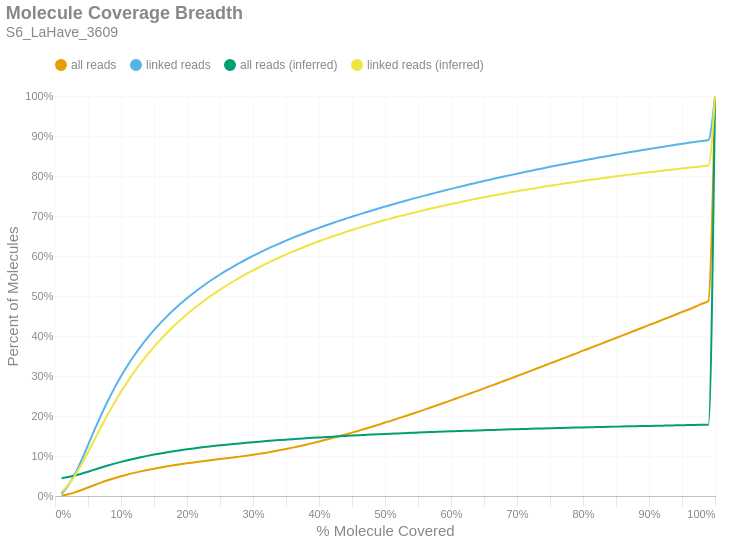

Notebook source saved alongside this figure:
### Markdown cell above
### Molecule Read Coverage
This chart shows molecule coverage breadth as computed by the number of bases aligned to that molecule. In other words, "*how much of each unique long molecule is actually sequenced/aligned?*" Keep in mind there is a distinction between sequences and alignments, since some sequences belonging to a particular molecule may not align well and wouldn't appear in the alignment data. This chart also shows molecule coverage breadth as computed by the *inferred fragment* from which the aligned sequences originate. Unlike read coverage, this calculation takes into account the total insert size, including unsequenced gaps between the forward and reverse reads. Like the previous figures, these are cumulative percents.

### Code cell
if SKIPLR:
    print_html(f"Skipped")
else:
    binned_df = consolidated_hist(valids['coverage_bp'], mask, 0.01, True)
    binned_df_inf = consolidated_hist(valids['coverage_inserts'], mask, 0.01, True)
    binned_df = binned_df.with_columns(pl.lit(binned_df_inf['all reads (cumsum)']).alias('all reads (inferred)'))
    binned_df = binned_df.with_columns(pl.lit(binned_df_inf['linked reads (cumsum)']).alias('linked reads (inferred)'))
    binned_df = binned_df.with_columns(
        (pl.col('bin').cast(pl.Float64) + 0.01).alias('right_edge')
    )

    with SafeRender(binned_df):
        (
            density_plot(binned_df, 'Molecule Coverage Breadth', samplename, 'molcov', ['all reads (inferred)','linked reads (inferred)'])
            .encode(
                #x=alt.X('bin:Q', title="% Molecule Covered").axis(format = '%').scale(padding=0),
                x=alt.X('right_edge:Q', title="% Molecule Covered").axis(format='%').scale(padding=0),
                y=alt.Y('value:Q', title='Percent of Molecules')
                    .axis(format='%')
                    .stack(False)
                    .scale(domainMin=0, padding=0),
                color=alt.Color("key:N").scale(domain = ["all reads", "linked reads", "all reads (inferred)", "linked reads (inferred)"]),
                tooltip = [
                    alt.Tooltip("key:N", title = "Data Type"),
                    alt.Tooltip("range_label:N", title="% Molecule Covered"),
                    alt.Tooltip("value:Q", format = ".2%", title="% Molecules")
                ]
            )
        ).display()

### Figure 1 — Vega-Lite specification as saved in the notebook (floating-point values rounded to 4 significant figures)
{"width": "container", "height": 400, "config": {"title": {"anchor": "start", "dy": -15, "fontSize": 18, "color": "#888888", "subtitleColor": "#888888", "subtitleFontSize": 14}, "arc": {"fill": "#0072B2"}, "axis": {"domainColor": "#888888", "domainWidth": 0.5, "gridWidth": 0.2, "grid": false, "titleFontWeight": 400, "titleFontSize": 15, "labelFontSize": 11, "labelColor": "#888888", "tickColor": "#888888", "tickWidth": 0.2, "titleColor": "#888888"}, "axisBand": {"grid": false}, "axisX": {"grid": true, "tickSize": 10, "domainCap": "round"}, "axisY": {"domain": false, "grid": true, "tickSize": 0, "domainCap": "round"}, "background": "transparent", "header": {"labelFontSize": 15, "labelColor": "#888888", "titleFontSize": 15, "titleFontWeight": 600, "titleColor": "#888888"}, "legend": {"labelFont": "sans-serif", "labelFontSize": 12, "labelColor": "#888888", "symbolSize": 100, "symbolType": "circle", "titleFontSize": 12, "titlePadding": 10, "titleColor": "#888888", "title": null, "orient": "top"}, "range": {"category": ["#E69F00", "#56B4E9", "#009E73", "#F0E442", "#0072B2", "#D55E00", "#CC79A7", "#000000"], "diverging": ["#cfe8f3", "#a2d4ec", "#73bfe2", "#46abdb", "#1696d2", "#12719e"]}, "area": {"fill": "#0072B2", "fillOpacity": 0.7, "line": true, "strokeOpacity": 0.7}, "line": {"color": "#0072B2", "stroke": "#0072B2", "strokeWidth": 2}, "trail": {"color": "#0072B2", "stroke": "#0072B2", "strokeWidth": 0, "size": 1}, "point": {"filled": true, "fillOpacity": 1.0, "size": 95}, "text": {"color": "#888888", "fontSize": 11, "align": "right", "fontWeight": 400, "size": 11}, "bar": {"fill": "#0072B2", "stroke": null}, "view": {"stroke": null, "continuousWidth": 660, "continuousHeight": 400}}, "data": {"name": "data-8e768c4b3d9dc9a2e705dcb9fd2037c4"}, "mark": {"type": "line", "interpolate": "monotone", "point": {"opacity": 0, "size": 275}}, "encoding": {"color": {"field": "key", "scale": {"domain": ["all reads", "linked reads", "all reads (inferred)", "linked reads (inferred)"]}, "type": "nominal"}, "tooltip": [{"field": "key", "title": "Data Type", "type": "nominal"}, {"field": "range_label", "title": "% Molecule Covered", "type": "nominal"}, {"field": "value", "format": ".2%", "title": "% Molecules", "type": "quantitative"}], "x": {"axis": {"format": "%"}, "field": "right_edge", "scale": {"padding": 0}, "title": "% Molecule Covered", "type": "quantitative"}, "y": {"axis": {"format": "%"}, "field": "value", "scale": {"domainMin": 0, "padding": 0}, "stack": false, "title": "Percent of Molecules", "type": "quantitative"}}, "params": [{"name": "param_c36ac31b6afebe62", "select": {"type": "point", "fields": ["key"]}, "bind": "legend"}], "title": {"text": "Molecule Coverage Breadth", "subtitle": "S6_LaHave_3609"}, "transform": [{"fold": ["all reads (cumsum)", "linked reads (cumsum)", "all reads (inferred)", "linked reads (inferred)"]}, {"calculate": "replace(datum.key, ' (cumsum)', '')", "as": "key"}, {"filter": {"param": "param_c36ac31b6afebe62"}}], "usermeta": {"embedOptions": {"downloadFileName": "S6_LaHave_3609.molcov"}}, "$schema": "https://vega.github.io/schema/vega-lite/v6.1.0.json", "datasets": {"data-8e768c4b3d9dc9a2e705dcb9fd2037c4": [{"bin": "0.0", "interval": "0.0-0.01", "all reads": 0.000996, "linked reads": 0.005233, "all reads (cumsum)": 0.000996, "linked reads (cumsum)": 0.005233, "range_label": "0.0-0.01", "all reads (inferred)": 0.04428, "linked reads (inferred)": 0.009863, "right_edge": 0.01}, {"bin": "0.01", "interval": "0.01-0.02", "all reads": 0.003617, "linked reads": 0.02147, "all reads (cumsum)": 0.004612, "linked reads (cumsum)": 0.0267, "range_label": "0.01-0.02", "all reads (inferred)": 0.04735, "linked reads (inferred)": 0.0279, "right_edge": 0.02}, {"bin": "0.02", "interval": "0.02-0.03", "all reads": 0.004531, "linked reads": 0.02723, "all reads (cumsum)": 0.009144, "linked reads (cumsum)": 0.05393, "range_label": "0.02-0.03", "all reads (inferred)": 0.05116, "linked reads (inferred)": 0.05079, "right_edge": 0.03}, {"bin": "0.03", "interval": "0.03-0.04", "all reads": 0.005734, "linked reads": 0.03466, "all reads (cumsum)": 0.01488, "linked reads (cumsum)": 0.0886, "range_label": "0.03-0.04", "all reads (inferred)": 0.05573, "linked reads (inferred)": 0.07848, "right_edge": 0.04}, {"bin": "0.04", "interval": "0.04-0.05", "all reads": 0.006275, "linked reads": 0.0383, "all reads (cumsum)": 0.02115, "linked reads (cumsum)": 0.1269, "range_label": "0.04-0.05", "all reads (inferred)": 0.06078, "linked reads (inferred)": 0.1093, "right_edge": 0.05}, {"bin": "0.05", "interval": "0.05-0.06", "all reads": 0.006358, "linked reads": 0.0389, "all reads (cumsum)": 0.02751, "linked reads (cumsum)": 0.1658, "range_label": "0.05-0.06", "all reads (inferred)": 0.066, "linked reads (inferred)": 0.1413, "right_edge": 0.06}, {"bin": "0.06", "interval": "0.06-0.07", "all reads": 0.006065, "linked reads": 0.03716, "all reads (cumsum)": 0.03358, "linked reads (cumsum)": 0.203, "range_label": "0.06-0.07", "all reads (inferred)": 0.0712, "linked reads (inferred)": 0.1733, "right_edge": 0.07}, {"bin": "0.07", "interval": "0.07-0.08", "all reads": 0.005664, "linked reads": 0.03471, "all reads (cumsum)": 0.03924, "linked reads (cumsum)": 0.2377, "range_label": "0.07-0.08", "all reads (inferred)": 0.07615, "linked reads (inferred)": 0.2038, "right_edge": 0.08}, {"bin": "0.08", "interval": "0.08-0.09", "all reads": 0.005223, "linked reads": 0.032, "all reads (cumsum)": 0.04446, "linked reads (cumsum)": 0.2697, "range_label": "0.08-0.09", "all reads (inferred)": 0.08089, "linked reads (inferred)": 0.2331, "right_edge": 0.09}, {"bin": "0.09", "interval": "0.09-0.1", "all reads": 0.004829, "linked reads": 0.02951, "all reads (cumsum)": 0.04929, "linked reads (cumsum)": 0.2992, "range_label": "0.09-0.1", "all reads (inferred)": 0.08531, "linked reads (inferred)": 0.2604, "right_edge": 0.1}, {"bin": "0.1", "interval": "0.1-0.11", "all reads": 0.004433, "linked reads": 0.02704, "all reads (cumsum)": 0.05372, "linked reads (cumsum)": 0.3262, "range_label": "0.1-0.11", "all reads (inferred)": 0.08946, "linked reads (inferred)": 0.2861, "right_edge": 0.11}, {"bin": "0.11", "interval": "0.11-0.12", "all reads": 0.004094, "linked reads": 0.02497, "all reads (cumsum)": 0.05782, "linked reads (cumsum)": 0.3512, "range_label": "0.11-0.12", "all reads (inferred)": 0.09332, "linked reads (inferred)": 0.3099, "right_edge": 0.12}, {"bin": "0.12", "interval": "0.12-0.13", "all reads": 0.003775, "linked reads": 0.02299, "all reads (cumsum)": 0.06159, "linked reads (cumsum)": 0.3742, "range_label": "0.12-0.13", "all reads (inferred)": 0.09696, "linked reads (inferred)": 0.3325, "right_edge": 0.13}, {"bin": "0.13", "interval": "0.13-0.14", "all reads": 0.003473, "linked reads": 0.02111, "all reads (cumsum)": 0.06507, "linked reads (cumsum)": 0.3953, "range_label": "0.13-0.14", "all reads (inferred)": 0.1003, "linked reads (inferred)": 0.3534, "right_edge": 0.14}, {"bin": "0.14", "interval": "0.14-0.15", "all reads": 0.003209, "linked reads": 0.01944, "all reads (cumsum)": 0.06828, "linked reads (cumsum)": 0.4147, "range_label": "0.14-0.15", "all reads (inferred)": 0.1035, "linked reads (inferred)": 0.3729, "right_edge": 0.15}, {"bin": "0.15", "interval": "0.15-0.16", "all reads": 0.003009, "linked reads": 0.01815, "all reads (cumsum)": 0.07129, "linked reads (cumsum)": 0.4329, "range_label": "0.15-0.16", "all reads (inferred)": 0.1065, "linked reads (inferred)": 0.3915, "right_edge": 0.16}, {"bin": "0.16", "interval": "0.16-0.17", "all reads": 0.002826, "linked reads": 0.01691, "all reads (cumsum)": 0.07411, "linked reads (cumsum)": 0.4498, "range_label": "0.16-0.17", "all reads (inferred)": 0.1093, "linked reads (inferred)": 0.4087, "right_edge": 0.17}, {"bin": "0.17", "interval": "0.17-0.18", "all reads": 0.002665, "linked reads": 0.01579, "all reads (cumsum)": 0.07678, "linked reads (cumsum)": 0.4655, "range_label": "0.17-0.18", "all reads (inferred)": 0.1119, "linked reads (inferred)": 0.425, "right_edge": 0.18}, {"bin": "0.18", "interval": "0.18-0.19", "all reads": 0.002516, "linked reads": 0.0148, "all reads (cumsum)": 0.07929, "linked reads (cumsum)": 0.4804, "range_label": "0.18-0.19", "all reads (inferred)": 0.1144, "linked reads (inferred)": 0.4401, "right_edge": 0.19}, {"bin": "0.19", "interval": "0.19-0.2", "all reads": 0.002421, "linked reads": 0.01403, "all reads (cumsum)": 0.08171, "linked reads (cumsum)": 0.4944, "range_label": "0.19-0.2", "all reads (inferred)": 0.1167, "linked reads (inferred)": 0.4545, "right_edge": 0.2}, {"bin": "0.2", "interval": "0.2-0.21", "all reads": 0.002309, "linked reads": 0.01323, "all reads (cumsum)": 0.08402, "linked reads (cumsum)": 0.5076, "range_label": "0.2-0.21", "all reads (inferred)": 0.1189, "linked reads (inferred)": 0.4679, "right_edge": 0.21}, {"bin": "0.21", "interval": "0.21-0.22", "all reads": 0.002228, "linked reads": 0.0125, "all reads (cumsum)": 0.08625, "linked reads (cumsum)": 0.5201, "range_label": "0.21-0.22", "all reads (inferred)": 0.121, "linked reads (inferred)": 0.4808, "right_edge": 0.22}, {"bin": "0.22", "interval": "0.22-0.23", "all reads": 0.002149, "linked reads": 0.01185, "all reads (cumsum)": 0.0884, "linked reads (cumsum)": 0.532, "range_label": "0.22-0.23", "all reads (inferred)": 0.123, "linked reads (inferred)": 0.493, "right_edge": 0.23}, {"bin": "0.23", "interval": "0.23-0.24", "all reads": 0.002057, "linked reads": 0.01114, "all reads (cumsum)": 0.09046, "linked reads (cumsum)": 0.5431, "range_label": "0.23-0.24", "all reads (inferred)": 0.1249, "linked reads (inferred)": 0.5046, "right_edge": 0.24}, {"bin": "0.24", "interval": "0.24-0.25", "all reads": 0.002024, "linked reads": 0.0107, "all reads (cumsum)": 0.09248, "linked reads (cumsum)": 0.5538, "range_label": "0.24-0.25", "all reads (inferred)": 0.1267, "linked reads (inferred)": 0.5158, "right_edge": 0.25}, {"bin": "0.25", "interval": "0.25-0.26", "all reads": 0.001952, "linked reads": 0.01009, "all reads (cumsum)": 0.09443, "linked reads (cumsum)": 0.5639, "range_label": "0.25-0.26", "all reads (inferred)": 0.1284, "linked reads (inferred)": 0.5263, "right_edge": 0.26}, {"bin": "0.26", "interval": "0.26-0.27", "all reads": 0.001977, "linked reads": 0.009822, "all reads (cumsum)": 0.09641, "linked reads (cumsum)": 0.5737, "range_label": "0.26-0.27", "all reads (inferred)": 0.13, "linked reads (inferred)": 0.5362, "right_edge": 0.27}, {"bin": "0.27", "interval": "0.27-0.28", "all reads": 0.002022, "linked reads": 0.009337, "all reads (cumsum)": 0.09843, "linked reads (cumsum)": 0.5831, "range_label": "0.27-0.28", "all reads (inferred)": 0.1315, "linked reads (inferred)": 0.5458, "right_edge": 0.28}, {"bin": "0.28", "interval": "0.28-0.29", "all reads": 0.00217, "linked reads": 0.008831, "all reads (cumsum)": 0.1006, "linked reads (cumsum)": 0.5919, "range_label": "0.28-0.29", "all reads (inferred)": 0.133, "linked reads (inferred)": 0.555, "right_edge": 0.29}, {"bin": "0.29", "interval": "0.29-0.3", "all reads": 0.002366, "linked reads": 0.008493, "all reads (cumsum)": 0.103, "linked reads (cumsum)": 0.6004, "range_label": "0.29-0.3", "all reads (inferred)": 0.1345, "linked reads (inferred)": 0.564, "right_edge": 0.3}, {"bin": "0.3", "interval": "0.3-0.31", "all reads": 0.002529, "linked reads": 0.008147, "all reads (cumsum)": 0.1055, "linked reads (cumsum)": 0.6085, "range_label": "0.3-0.31", "all reads (inferred)": 0.1359, "linked reads (inferred)": 0.5725, "right_edge": 0.31}, {"bin": "0.31", "interval": "0.31-0.32", "all reads": 0.002715, "linked reads": 0.007831, "all reads (cumsum)": 0.1082, "linked reads (cumsum)": 0.6164, "range_label": "0.31-0.32", "all reads (inferred)": 0.1372, "linked reads (inferred)": 0.5807, "right_edge": 0.32}, {"bin": "0.32", "interval": "0.32-0.33", "all reads": 0.00292, "linked reads": 0.00759, "all reads (cumsum)": 0.1111, "linked reads (cumsum)": 0.6239, "range_label": "0.32-0.33", "all reads (inferred)": 0.1385, "linked reads (inferred)": 0.5886, "right_edge": 0.33}, {"bin": "0.33", "interval": "0.33-0.34", "all reads": 0.003072, "linked reads": 0.007196, "all reads (cumsum)": 0.1142, "linked reads (cumsum)": 0.6311, "range_label": "0.33-0.34", "all reads (inferred)": 0.1397, "linked reads (inferred)": 0.5962, "right_edge": 0.34}, {"bin": "0.34", "interval": "0.34-0.35", "all reads": 0.003263, "linked reads": 0.007158, "all reads (cumsum)": 0.1175, "linked reads (cumsum)": 0.6383, "range_label": "0.34-0.35", "all reads (inferred)": 0.1409, "linked reads (inferred)": 0.6036, "right_edge": 0.35}, {"bin": "0.35", "interval": "0.35-0.36", "all reads": 0.003451, "linked reads": 0.006893, "all reads (cumsum)": 0.1209, "linked reads (cumsum)": 0.6452, "range_label": "0.35-0.36", "all reads (inferred)": 0.1421, "linked reads (inferred)": 0.6108, "right_edge": 0.36}, {"bin": "0.36", "interval": "0.36-0.37", "all reads": 0.003582, "linked reads": 0.006574, "all reads (cumsum)": 0.1245, "linked reads (cumsum)": 0.6518, "range_label": "0.36-0.37", "all reads (inferred)": 0.1432, "linked reads (inferred)": 0.6176, "right_edge": 0.37}, {"bin": "0.37", "interval": "0.37-0.38", "all reads": 0.003771, "linked reads": 0.006382, "all reads (cumsum)": 0.1283, "linked reads (cumsum)": 0.6581, "range_label": "0.37-0.38", "all reads (inferred)": 0.1443, "linked reads (inferred)": 0.6243, "right_edge": 0.38}, {"bin": "0.38", "interval": "0.38-0.39", "all reads": 0.00388, "linked reads": 0.006247, "all reads (cumsum)": 0.1322, "linked reads (cumsum)": 0.6644, "range_label": "0.38-0.39", "all reads (inferred)": 0.1453, "linked reads (inferred)": 0.6307, "right_edge": 0.39}, {"bin": "0.39", "interval": "0.39-0.4", "all reads": 0.004107, "linked reads": 0.006061, "all reads (cumsum)": 0.1363, "linked reads (cumsum)": 0.6705, "range_label": "0.39-0.4", "all reads (inferred)": 0.1464, "linked reads (inferred)": 0.6369, "right_edge": 0.4}, {"bin": "0.4", "interval": "0.4-0.41", "all reads": 0.004133, "linked reads": 0.005774, "all reads (cumsum)": 0.1404, "linked reads (cumsum)": 0.6762, "range_label": "0.4-0.41", "all reads (inferred)": 0.1473, "linked reads (inferred)": 0.6428, "right_edge": 0.41}, {"bin": "0.41", "interval": "0.41-0.42", "all reads": 0.004308, "linked reads": 0.005707, "all reads (cumsum)": 0.1447, "linked reads (cumsum)": 0.6819, "range_label": "0.41-0.42", "all reads (inferred)": 0.1483, "linked reads (inferred)": 0.6487, "right_edge": 0.42}, {"bin": "0.42", "interval": "0.42-0.43", "all reads": 0.004458, "linked reads": 0.005599, "all reads (cumsum)": 0.1492, "linked reads (cumsum)": 0.6875, "range_label": "0.42-0.43", "all reads (inferred)": 0.1492, "linked reads (inferred)": 0.6543, "right_edge": 0.43}, {"bin": "0.43", "interval": "0.43-0.44", "all reads": 0.004561, "linked reads": 0.005553, "all reads (cumsum)": 0.1537, "linked reads (cumsum)": 0.6931, "range_label": "0.43-0.44", "all reads (inferred)": 0.1501, "linked reads (inferred)": 0.6597, "right_edge": 0.44}, {"bin": "0.44", "interval": "0.44-0.45", "all reads": 0.004669, "linked reads": 0.005216, "all reads (cumsum)": 0.1584, "linked reads (cumsum)": 0.6983, "range_label": "0.44-0.45", "all reads (inferred)": 0.151, "linked reads (inferred)": 0.6651, "right_edge": 0.45}, {"bin": "0.45", "interval": "0.45-0.46", "all reads": 0.004802, "linked reads": 0.005204, "all reads (cumsum)": 0.1632, "linked reads (cumsum)": 0.7035, "range_label": "0.45-0.46", "all reads (inferred)": 0.1518, "linked reads (inferred)": 0.6704, "right_edge": 0.46}, {"bin": "0.46", "interval": "0.46-0.47", "all reads": 0.004854, "linked reads": 0.005097, "all reads (cumsum)": 0.168, "linked reads (cumsum)": 0.7086, "range_label": "0.46-0.47", "all reads (inferred)": 0.1527, "linked reads (inferred)": 0.6753, "right_edge": 0.47}, {"bin": "0.47", "interval": "0.47-0.48", "all reads": 0.005024, "linked reads": 0.005083, "all reads (cumsum)": 0.1731, "linked reads (cumsum)": 0.7137, "range_label": "0.47-0.48", "all reads (inferred)": 0.1535, "linked reads (inferred)": 0.6802, "right_edge": 0.48}, {"bin": "0.48", "interval": "0.48-0.49", "all reads": 0.004928, "linked reads": 0.004933, "all reads (cumsum)": 0.178, "linked reads (cumsum)": 0.7186, "range_label": "0.48-0.49", "all reads (inferred)": 0.1543, "linked reads (inferred)": 0.6851, "right_edge": 0.49}, {"bin": "0.49", "interval": "0.49-0.5", "all reads": 0.005565, "linked reads": 0.005073, "all reads (cumsum)": 0.1836, "linked reads (cumsum)": 0.7237, "range_label": "0.49-0.5", "all reads (inferred)": 0.1551, "linked reads (inferred)": 0.6899, "right_edge": 0.5}, {"bin": "0.5", "interval": "0.5-0.51", "all reads": 0.004865, "linked reads": 0.00459, "all reads (cumsum)": 0.1884, "linked reads (cumsum)": 0.7283, "range_label": "0.5-0.51", "all reads (inferred)": 0.1558, "linked reads (inferred)": 0.6942, "right_edge": 0.51}, {"bin": "0.51", "interval": "0.51-0.52", "all reads": 0.00552, "linked reads": 0.004716, "all reads (cumsum)": 0.1939, "linked reads (cumsum)": 0.733, "range_label": "0.51-0.52", "all reads (inferred)": 0.1565, "linked reads (inferred)": 0.6986, "right_edge": 0.52}, {"bin": "0.52", "interval": "0.52-0.53", "all reads": 0.005367, "linked reads": 0.004631, "all reads (cumsum)": 0.1993, "linked reads (cumsum)": 0.7376, "range_label": "0.52-0.53", "all reads (inferred)": 0.1572, "linked reads (inferred)": 0.7027, "right_edge": 0.53}, {"bin": "0.53", "interval": "0.53-0.54", "all reads": 0.005555, "linked reads": 0.004547, "all reads (cumsum)": 0.2049, "linked reads (cumsum)": 0.7422, "range_label": "0.53-0.54", "all reads (inferred)": 0.1579, "linked reads (inferred)": 0.7069, "right_edge": 0.54}, {"bin": "0.54", "interval": "0.54-0.55", "all reads": 0.005515, "linked reads": 0.004435, "all reads (cumsum)": 0.2104, "linked reads (cumsum)": 0.7466, "range_label": "0.54-0.55", "all reads (inferred)": 0.1585, "linked reads (inferred)": 0.7109, "right_edge": 0.55}, {"bin": "0.55", "interval": "0.55-0.56", "all reads": 0.005689, "linked reads": 0.004348, "all reads (cumsum)": 0.2161, "linked reads (cumsum)": 0.751, "range_label": "0.55-0.56", "all reads (inferred)": 0.1592, "linked reads (inferred)": 0.7149, "right_edge": 0.56}, {"bin": "0.56", "interval": "0.56-0.57", "all reads": 0.005687, "linked reads": 0.004266, "all reads (cumsum)": 0.2218, "linked reads (cumsum)": 0.7552, "range_label": "0.56-0.57", "all reads (inferred)": 0.1598, "linked reads (inferred)": 0.7188, "right_edge": 0.57}, {"bin": "0.57", "interval": "0.57-0.58", "all reads": 0.005648, "linked reads": 0.004214, "all reads (cumsum)": 0.2274, "linked reads (cumsum)": 0.7594, "range_label": "0.57-0.58", "all reads (inferred)": 0.1605, "linked reads (inferred)": 0.7227, "right_edge": 0.58}, {"bin": "0.58", "interval": "0.58-0.59", "all reads": 0.005794, "linked reads": 0.004203, "all reads (cumsum)": 0.2332, "linked reads (cumsum)": 0.7636, "range_label": "0.58-0.59", "all reads (inferred)": 0.1611, "linked reads (inferred)": 0.7263, "right_edge": 0.59}, {"bin": "0.59", "interval": "0.59-0.6", "all reads": 0.005962, "linked reads": 0.00411, "all reads (cumsum)": 0.2392, "linked reads (cumsum)": 0.7678, "range_label": "0.59-0.6", "all reads (inferred)": 0.1617, "linked reads (inferred)": 0.7299, "right_edge": 0.6}, {"bin": "0.6", "interval": "0.6-0.61", "all reads": 0.005707, "linked reads": 0.004007, "all reads (cumsum)": 0.2449, "linked reads (cumsum)": 0.7718, "range_label": "0.6-0.61", "all reads (inferred)": 0.1623, "linked reads (inferred)": 0.7334, "right_edge": 0.61}, {"bin": "0.61", "interval": "0.61-0.62", "all reads": 0.006063, "linked reads": 0.003981, "all reads (cumsum)": 0.2509, "linked reads (cumsum)": 0.7757, "range_label": "0.61-0.62", "all reads (inferred)": 0.1629, "linked reads (inferred)": 0.7369, "right_edge": 0.62}, {"bin": "0.62", "interval": "0.62-0.63", "all reads": 0.00594, "linked reads": 0.004019, "all reads (cumsum)": 0.2569, "linked reads (cumsum)": 0.7798, "range_label": "0.62-0.63", "all reads (inferred)": 0.1634, "linked reads (inferred)": 0.7403, "right_edge": 0.63}, {"bin": "0.63", "interval": "0.63-0.64", "all reads": 0.006044, "linked reads": 0.00381, "all reads (cumsum)": 0.2629, "linked reads (cumsum)": 0.7836, "range_label": "0.63-0.64", "all reads (inferred)": 0.164, "linked reads (inferred)": 0.7436, "right_edge": 0.64}, {"bin": "0.64", "interval": "0.64-0.65", "all reads": 0.005995, "linked reads": 0.003874, "all reads (cumsum)": 0.2689, "linked reads (cumsum)": 0.7874, "range_label": "0.64-0.65", "all reads (inferred)": 0.1645, "linked reads (inferred)": 0.7469, "right_edge": 0.65}, {"bin": "0.65", "interval": "0.65-0.66", "all reads": 0.006347, "linked reads": 0.003826, "all reads (cumsum)": 0.2753, "linked reads (cumsum)": 0.7913, "range_label": "0.65-0.66", "all reads (inferred)": 0.165, "linked reads (inferred)": 0.75, "right_edge": 0.66}, {"bin": "0.66", "interval": "0.66-0.67", "all reads": 0.006018, "linked reads": 0.003692, "all reads (cumsum)": 0.2813, "linked reads (cumsum)": 0.795, "range_label": "0.66-0.67", "all reads (inferred)": 0.1656, "linked reads (inferred)": 0.7531, "right_edge": 0.67}, {"bin": "0.67", "interval": "0.67-0.68", "all reads": 0.006191, "linked reads": 0.003657, "all reads (cumsum)": 0.2875, "linked reads (cumsum)": 0.7986, "range_label": "0.67-0.68", "all reads (inferred)": 0.1661, "linked reads (inferred)": 0.7561, "right_edge": 0.68}, {"bin": "0.68", "interval": "0.68-0.69", "all reads": 0.006084, "linked reads": 0.003607, "all reads (cumsum)": 0.2936, "linked reads (cumsum)": 0.8022, "range_label": "0.68-0.69", "all reads (inferred)": 0.1666, "linked reads (inferred)": 0.7591, "right_edge": 0.69}, {"bin": "0.69", "interval": "0.69-0.7", "all reads": 0.006322, "linked reads": 0.003541, "all reads (cumsum)": 0.2999, "linked reads (cumsum)": 0.8058, "range_label": "0.69-0.7", "all reads (inferred)": 0.1671, "linked reads (inferred)": 0.762, "right_edge": 0.7}, {"bin": "0.7", "interval": "0.7-0.71", "all reads": 0.006186, "linked reads": 0.003478, "all reads (cumsum)": 0.3061, "linked reads (cumsum)": 0.8092, "range_label": "0.7-0.71", "all reads (inferred)": 0.1675, "linked reads (inferred)": 0.7648, "right_edge": 0.71}, {"bin": "0.71", "interval": "0.71-0.72", "all reads": 0.006235, "linked reads": 0.003477, "all reads (cumsum)": 0.3123, "linked reads (cumsum)": 0.8127, "range_label": "0.71-0.72", "all reads (inferred)": 0.168, "linked reads (inferred)": 0.7676, "right_edge": 0.72}, {"bin": "0.72", "interval": "0.72-0.73", "all reads": 0.006364, "linked reads": 0.003471, "all reads (cumsum)": 0.3187, "linked reads (cumsum)": 0.8162, "range_label": "0.72-0.73", "all reads (inferred)": 0.1685, "linked reads (inferred)": 0.7703, "right_edge": 0.73}, {"bin": "0.73", "interval": "0.73-0.74", "all reads": 0.006183, "linked reads": 0.003381, "all reads (cumsum)": 0.3248, "linked reads (cumsum)": 0.8196, "range_label": "0.73-0.74", "all reads (inferred)": 0.1689, "linked reads (inferred)": 0.773, "right_edge": 0.74}, {"bin": "0.74", "interval": "0.74-0.75", "all reads": 0.006609, "linked reads": 0.003388, "all reads (cumsum)": 0.3315, "linked reads (cumsum)": 0.823, "range_label": "0.74-0.75", "all reads (inferred)": 0.1694, "linked reads (inferred)": 0.7757, "right_edge": 0.75}, {"bin": "0.75", "interval": "0.75-0.76", "all reads": 0.006177, "linked reads": 0.003178, "all reads (cumsum)": 0.3376, "linked reads (cumsum)": 0.8261, "range_label": "0.75-0.76", "all reads (inferred)": 0.1698, "linked reads (inferred)": 0.7782, "right_edge": 0.76}, {"bin": "0.76", "interval": "0.76-0.77", "all reads": 0.006321, "linked reads": 0.003205, "all reads (cumsum)": 0.3439, "linked reads (cumsum)": 0.8293, "range_label": "0.76-0.77", "all reads (inferred)": 0.1702, "linked reads (inferred)": 0.7808, "right_edge": 0.77}, {"bin": "0.77", "interval": "0.77-0.78", "all reads": 0.006334, "linked reads": 0.003244, "all reads (cumsum)": 0.3503, "linked reads (cumsum)": 0.8326, "range_label": "0.77-0.78", "all reads (inferred)": 0.1707, "linked reads (inferred)": 0.7833, "right_edge": 0.78}, {"bin": "0.78", "interval": "0.78-0.79", "all reads": 0.006393, "linked reads": 0.003126, "all reads (cumsum)": 0.3567, "linked reads (cumsum)": 0.8357, "range_label": "0.78-0.79", "all reads (inferred)": 0.1711, "linked reads (inferred)": 0.7857, "right_edge": 0.79}, {"bin": "0.79", "interval": "0.79-0.8", "all reads": 0.006706, "linked reads": 0.003201, "all reads (cumsum)": 0.3634, "linked reads (cumsum)": 0.8389, "range_label": "0.79-0.8", "all reads (inferred)": 0.1715, "linked reads (inferred)": 0.7881, "right_edge": 0.8}, {"bin": "0.8", "interval": "0.8-0.81", "all reads": 0.006137, "linked reads": 0.00294, "all reads (cumsum)": 0.3695, "linked reads (cumsum)": 0.8419, "range_label": "0.8-0.81", "all reads (inferred)": 0.1719, "linked reads (inferred)": 0.7904, "right_edge": 0.81}, {"bin": "0.81", "interval": "0.81-0.82", "all reads": 0.006299, "linked reads": 0.003018, "all reads (cumsum)": 0.3758, "linked reads (cumsum)": 0.8449, "range_label": "0.81-0.82", "all reads (inferred)": 0.1723, "linked reads (inferred)": 0.7927, "right_edge": 0.82}, {"bin": "0.82", "interval": "0.82-0.83", "all reads": 0.006438, "linked reads": 0.002935, "all reads (cumsum)": 0.3823, "linked reads (cumsum)": 0.8478, "range_label": "0.82-0.83", "all reads (inferred)": 0.1727, "linked reads (inferred)": 0.7949, "right_edge": 0.83}, {"bin": "0.83", "interval": "0.83-0.84", "all reads": 0.006408, "linked reads": 0.002948, "all reads (cumsum)": 0.3887, "linked reads (cumsum)": 0.8508, "range_label": "0.83-0.84", "all reads (inferred)": 0.1731, "linked reads (inferred)": 0.7971, "right_edge": 0.84}, {"bin": "0.84", "interval": "0.84-0.85", "all reads": 0.006331, "linked reads": 0.002894, "all reads (cumsum)": 0.395, "linked reads (cumsum)": 0.8537, "range_label": "0.84-0.85", "all reads (inferred)": 0.1734, "linked reads (inferred)": 0.7993, "right_edge": 0.85}, {"bin": "0.85", "interval": "0.85-0.86", "all reads": 0.006463, "linked reads": 0.00291, "all reads (cumsum)": 0.4015, "linked reads (cumsum)": 0.8566, "range_label": "0.85-0.86", "all reads (inferred)": 0.1738, "linked reads (inferred)": 0.8014, "right_edge": 0.86}, {"bin": "0.86", "interval": "0.86-0.87", "all reads": 0.006361, "linked reads": 0.002752, "all reads (cumsum)": 0.4078, "linked reads (cumsum)": 0.8593, "range_label": "0.86-0.87", "all reads (inferred)": 0.1742, "linked reads (inferred)": 0.8034, "right_edge": 0.87}, {"bin": "0.87", "interval": "0.87-0.88", "all reads": 0.006515, "linked reads": 0.002787, "all reads (cumsum)": 0.4143, "linked reads (cumsum)": 0.8621, "range_label": "0.87-0.88", "all reads (inferred)": 0.1745, "linked reads (inferred)": 0.8055, "right_edge": 0.88}, {"bin": "0.88", "interval": "0.88-0.89", "all reads": 0.006391, "linked reads": 0.002685, "all reads (cumsum)": 0.4207, "linked reads (cumsum)": 0.8648, "range_label": "0.88-0.89", "all reads (inferred)": 0.1749, "linked reads (inferred)": 0.8075, "right_edge": 0.89}, {"bin": "0.89", "interval": "0.89-0.9", "all reads": 0.006557, "linked reads": 0.002693, "all reads (cumsum)": 0.4273, "linked reads (cumsum)": 0.8675, "range_label": "0.89-0.9", "all reads (inferred)": 0.1752, "linked reads (inferred)": 0.8095, "right_edge": 0.9}, {"bin": "0.9", "interval": "0.9-0.91", "all reads": 0.006143, "linked reads": 0.002632, "all reads (cumsum)": 0.4334, "linked reads (cumsum)": 0.8701, "range_label": "0.9-0.91", "all reads (inferred)": 0.1756, "linked reads (inferred)": 0.8114, "right_edge": 0.91}, {"bin": "0.91", "interval": "0.91-0.92", "all reads": 0.00701, "linked reads": 0.002652, "all reads (cumsum)": 0.4404, "linked reads (cumsum)": 0.8728, "range_label": "0.91-0.92", "all reads (inferred)": 0.1759, "linked reads (inferred)": 0.8133, "right_edge": 0.92}, {"bin": "0.92", "interval": "0.92-0.93", "all reads": 0.006055, "linked reads": 0.00256, "all reads (cumsum)": 0.4465, "linked reads (cumsum)": 0.8753, "range_label": "0.92-0.93", "all reads (inferred)": 0.1762, "linked reads (inferred)": 0.8152, "right_edge": 0.93}, {"bin": "0.93", "interval": "0.93-0.94", "all reads": 0.006577, "linked reads": 0.002572, "all reads (cumsum)": 0.4531, "linked reads (cumsum)": 0.8779, "range_label": "0.93-0.94", "all reads (inferred)": 0.1766, "linked reads (inferred)": 0.8171, "right_edge": 0.94}, {"bin": "0.94", "interval": "0.94-0.95", "all reads": 0.007099, "linked reads": 0.002514, "all reads (cumsum)": 0.4602, "linked reads (cumsum)": 0.8804, "range_label": "0.94-0.95", "all reads (inferred)": 0.1769, "linked reads (inferred)": 0.819, "right_edge": 0.95}, {"bin": "0.95", "interval": "0.95-0.96", "all reads": 0.006017, "linked reads": 0.002486, "all reads (cumsum)": 0.4662, "linked reads (cumsum)": 0.8829, "range_label": "0.95-0.96", "all reads (inferred)": 0.1773, "linked reads (inferred)": 0.8208, "right_edge": 0.96}, {"bin": "0.96", "interval": "0.96-0.97", "all reads": 0.00695, "linked reads": 0.0024, "all reads (cumsum)": 0.4731, "linked reads (cumsum)": 0.8853, "range_label": "0.96-0.97", "all reads (inferred)": 0.1776, "linked reads (inferred)": 0.8226, "right_edge": 0.97}, {"bin": "0.97", "interval": "0.97-0.98", "all reads": 0.007429, "linked reads": 0.00237, "all reads (cumsum)": 0.4806, "linked reads (cumsum)": 0.8877, "range_label": "0.97-0.98", "all reads (inferred)": 0.178, "linked reads (inferred)": 0.8245, "right_edge": 0.98}, {"bin": "0.98", "interval": "0.98-0.99", "all reads": 0.006883, "linked reads": 0.002471, "all reads (cumsum)": 0.4874, "linked reads (cumsum)": 0.8901, "range_label": "0.98-0.99", "all reads (inferred)": 0.1784, "linked reads (inferred)": 0.826, "right_edge": 0.99}, {"bin": "0.99", "interval": "0.99-1.0", "all reads": 0.5126, "linked reads": 0.1099, "all reads (cumsum)": 1.0, "linked reads (cumsum)": 1.0, "range_label": "0.99-1.0", "all reads (inferred)": 1.0, "linked reads (inferred)": 1.0, "right_edge": 1.0}]}}
